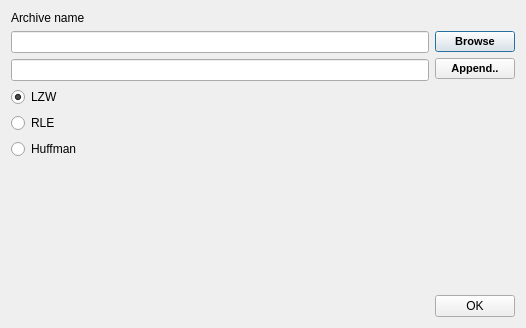
<?xml version="1.0" encoding="UTF-8"?>
<ui version="4.0">
 <class>Add_window</class>
 <widget class="QDialog" name="Add_window">
  <property name="geometry">
   <rect>
    <x>0</x>
    <y>0</y>
    <width>526</width>
    <height>328</height>
   </rect>
  </property>
  <property name="windowTitle">
   <string>Archive name</string>
  </property>
  <property name="windowIcon">
   <iconset resource="../resources.qrc">
    <normaloff>:/images/img/Add.png</normaloff>:/images/img/Add.png</iconset>
  </property>
  <layout class="QVBoxLayout" name="verticalLayout_3">
   <item>
    <widget class="QLabel" name="dPath">
     <property name="font">
      <font>
       <pointsize>9</pointsize>
      </font>
     </property>
     <property name="text">
      <string>Archive name</string>
     </property>
    </widget>
   </item>
   <item>
    <layout class="QHBoxLayout" name="horizontalLayout">
     <item>
      <layout class="QVBoxLayout" name="verticalLayout_2">
       <item>
        <widget class="QLineEdit" name="BrowseLineEdit"/>
       </item>
       <item>
        <widget class="QLineEdit" name="AppendLineEdit"/>
       </item>
      </layout>
     </item>
     <item>
      <layout class="QVBoxLayout" name="verticalLayout">
       <item>
        <widget class="QPushButton" name="BrowseButton">
         <property name="font">
          <font>
           <pointsize>8</pointsize>
           <weight>75</weight>
           <italic>false</italic>
           <bold>true</bold>
           <underline>false</underline>
           <kerning>true</kerning>
          </font>
         </property>
         <property name="cursor">
          <cursorShape>PointingHandCursor</cursorShape>
         </property>
         <property name="text">
          <string>Browse</string>
         </property>
         <property name="autoDefault">
          <bool>true</bool>
         </property>
        </widget>
       </item>
       <item>
        <widget class="QPushButton" name="AppendButton">
         <property name="font">
          <font>
           <pointsize>8</pointsize>
           <weight>75</weight>
           <bold>true</bold>
          </font>
         </property>
         <property name="cursor">
          <cursorShape>PointingHandCursor</cursorShape>
         </property>
         <property name="text">
          <string>Append..</string>
         </property>
        </widget>
       </item>
      </layout>
     </item>
    </layout>
   </item>
   <item>
    <widget class="QRadioButton" name="LZWRadioButton">
     <property name="text">
      <string>LZW </string>
     </property>
     <property name="checked">
      <bool>true</bool>
     </property>
    </widget>
   </item>
   <item>
    <widget class="QRadioButton" name="RLERadioButton">
     <property name="text">
      <string>RLE</string>
     </property>
    </widget>
   </item>
   <item>
    <widget class="QRadioButton" name="HuffmanRadioButton">
     <property name="text">
      <string>Huffman</string>
     </property>
    </widget>
   </item>
   <item>
    <spacer name="verticalSpacer">
     <property name="orientation">
      <enum>Qt::Vertical</enum>
     </property>
     <property name="sizeHint" stdset="0">
      <size>
       <width>20</width>
       <height>40</height>
      </size>
     </property>
    </spacer>
   </item>
   <item>
    <layout class="QHBoxLayout" name="horizontalLayout_2">
     <item>
      <spacer name="horizontalSpacer">
       <property name="orientation">
        <enum>Qt::Horizontal</enum>
       </property>
       <property name="sizeHint" stdset="0">
        <size>
         <width>366</width>
         <height>17</height>
        </size>
       </property>
      </spacer>
     </item>
     <item>
      <widget class="QPushButton" name="Ok">
       <property name="text">
        <string>OK</string>
       </property>
      </widget>
     </item>
    </layout>
   </item>
  </layout>
 </widget>
 <resources>
  <include location="../resources.qrc"/>
 </resources>
 <connections/>
</ui>
